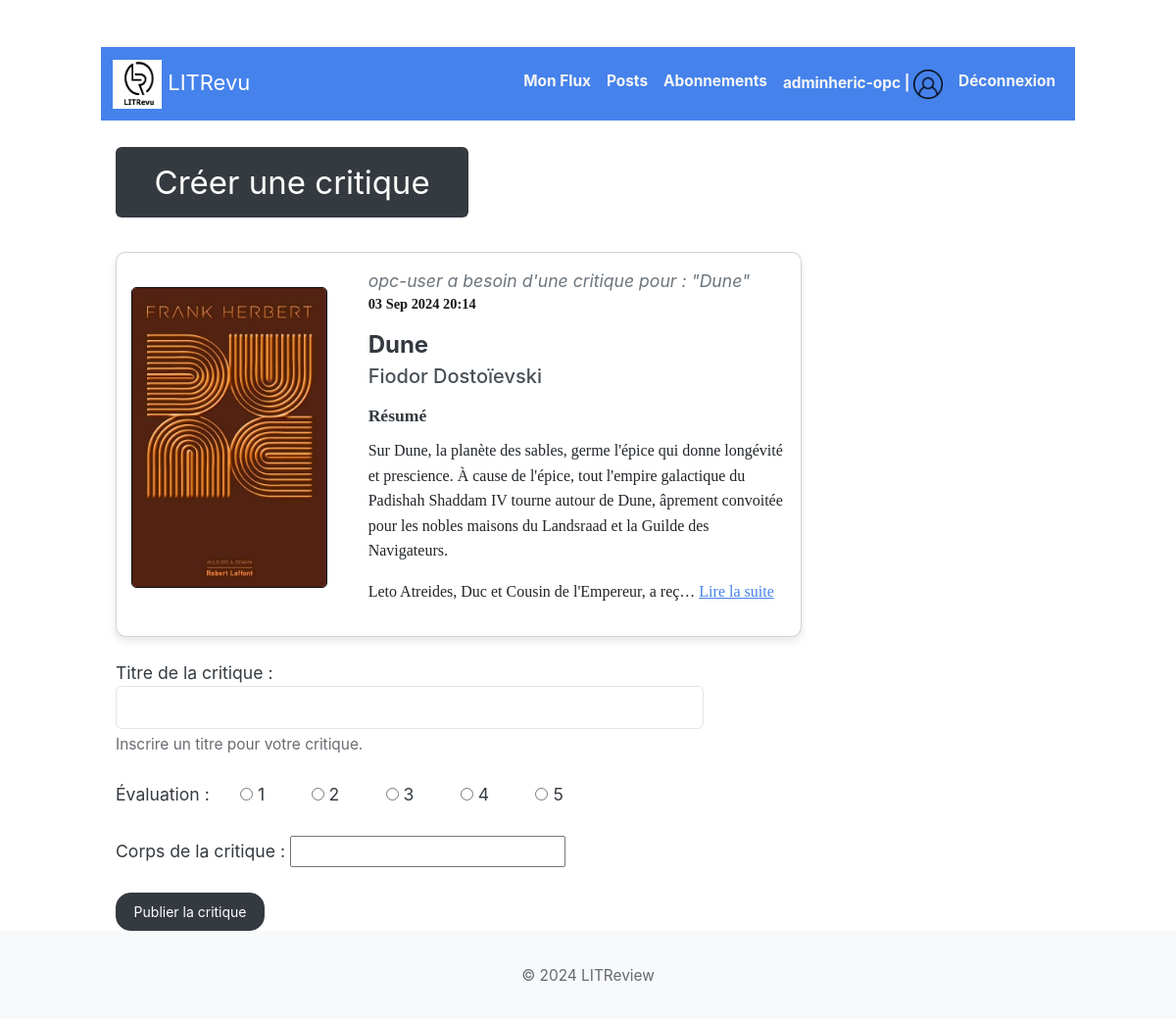
Page /feed/add_review/25/ (signed in) on the earlier database version.
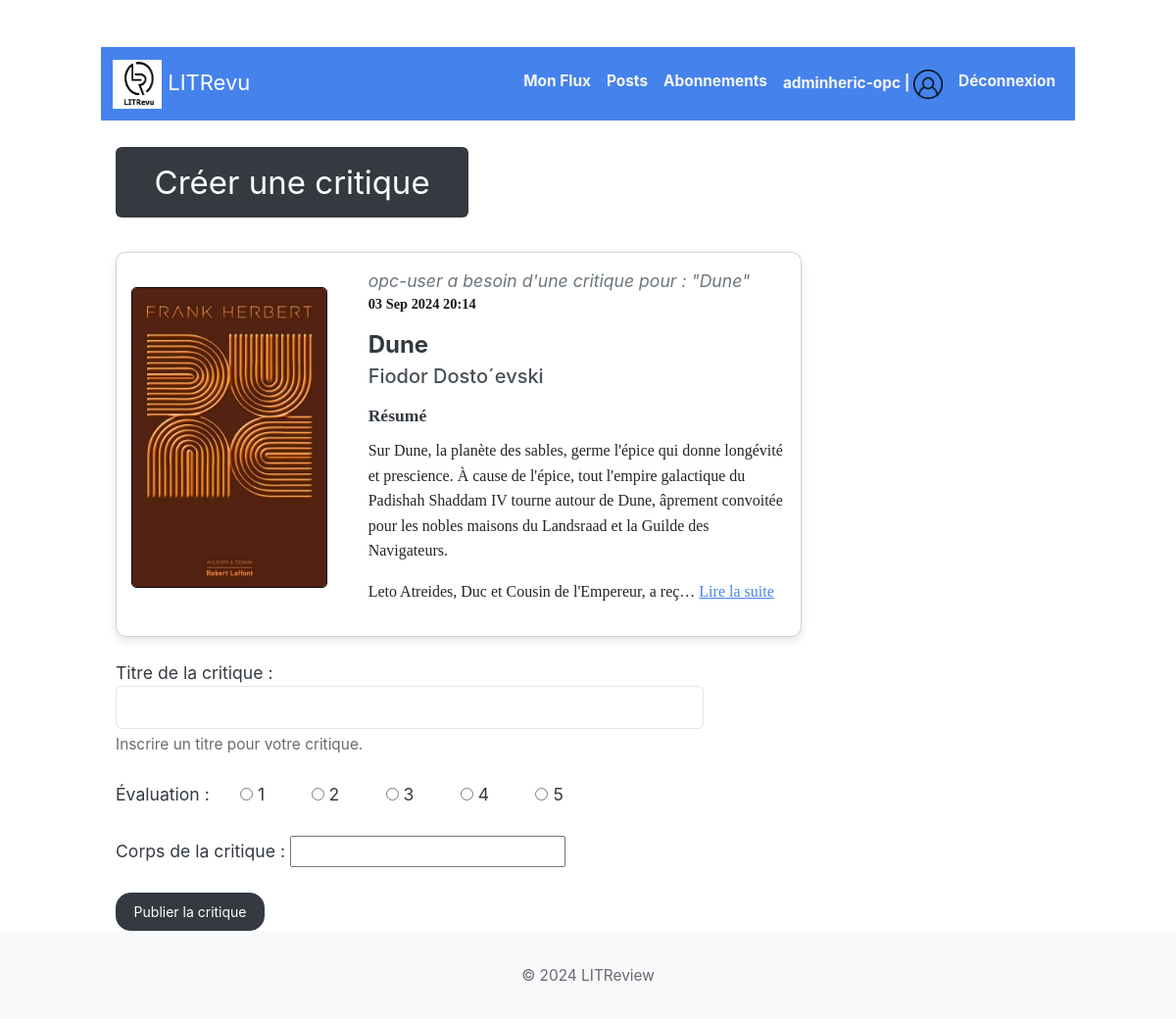
Same page on the later database version.
### feed/models.py (models this page shows, shortened)
class Ticket(models.Model):
    title = models.CharField(max_length=128, help_text='Titre du billet')
    author = models.CharField(max_length=128, default='Auteur inconnu', help_text='Auteur du livre')
    description = RichTextField(max_length=2048, blank=True, help_text='Description du livre')
    user = models.ForeignKey(settings.AUTH_USER_MODEL, on_delete=models.CASCADE)
    image = models.ImageField(upload_to='images/', null=True, blank=True)
    time_created = models.DateTimeField(auto_now_add=True)

### accounts/models.py (models this page shows)
class User(AbstractUser):
    pass

### feed/views.py (the view, shortened to what this page needs)
# urls.py: path('add_review/<int:pk>/', ReviewCreateView.as_view(), name='add_review'),
class ReviewCreateView(LoginRequiredMixin, CreateView):
    model = Review
    form_class = ReviewForm
    template_name = 'feed/review_create_form.html'
    def get_context_data(self, **kwargs):
        context = super().get_context_data(**kwargs)
        context['ticket'] = get_object_or_404(Ticket, pk=self.kwargs.get('pk'))
        return context

### feed/forms.py
class ReviewForm(forms.ModelForm):
    rating = forms.ChoiceField(
        choices=[(1, '1'), (2, '2'), (3, '3'), (4, '4'), (5, '5')],
        widget=forms.RadioSelect,
        label="Rating"
    )
    body = forms.CharField(widget=CKEditorWidget())
    class Meta:
        model = Review
        fields = ['headline', 'rating', 'body']

### feed/templates/feed/review_create_form.html (shortened to what this page needs)
{% extends 'base.html' %}
{% block content %}
<div class="container">
    <h1><span class="badge bg-dark">Créer une critique</span></h1>
        <div class="card mb-4" style="max-width: 700px;">
            <div class="row no-gutters">
                <div class="col-md-4">
                    {% if ticket.image %}
                    <img src="{{ ticket.image.url }}" class="card-img" alt="{{ ticket.title }}">
                    {% endif %}
                </div>
                <div class="col-md-8">
                    <div class="card-body">
                        <em class="ticket-publication">
                            {{ ticket.user.username }} a besoin d'une critique pour : "{{ ticket.title }}"
                        </em>
                        <p class="ticket-date"><strong>{{ ticket.time_created|date:"d M Y H:i" }}</strong></p>
                        <h5 class="ticket-title">{{ ticket.title }}</h5>
                        <h5 class="ticket-author">{{ ticket.author }}</h5>
                        <p class="description-title">Résumé</p>
                        <div id="shortDescription{{ forloop.counter }}" class="ticket-description">
                            {{ ticket.description|truncatechars:400|safe }}
                            {% if ticket.description|length > 400 %}
                            <a href="#" data-index="{{ forloop.counter }}" class="toggleDescription">Lire la suite</a>
                            {% endif %}
                    </div>
                </div>
            </div>
            </div>
    </div>
    <form method="post" enctype="multipart/form-data" style="max-width: 600px;">
        <div class="form-group">
            <label for="{{ form.headline.id_for_label }}">Titre de la critique :</label>
            <input type="text" class="form-control" id="id_headline" name="headline" required>
            <div class="form-text">Inscrire un titre pour votre critique.</div>
        </div>
        <div class="form-group">
            <label>Évaluation :</label>
            {% for choice in form.rating %}
            <div class="form-check form-check-inline">
                {{ choice.tag }}
                <label class="form-check-label" for="{{ choice.id_for_label }}">{{ choice.choice_label }}</label>
            </div>
            {% endfor %}
        </div>
        <div class="form-group">
            <label for="{{ form.body.id_for_label }}">Corps de la critique :</label>
            {{ form.body }}
        </div>
        <button type="submit" class="btn btn-dark">Publier la critique</button>
    </form>
</div>
{% endblock %}

Differences in the rows shown:
changed Ticket "Dune": author "Fiodor Dostoïevski" → "Fiodor Dosto´evski"
